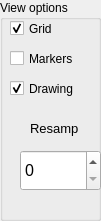
      <widget class="QGroupBox" name="channelgroupBox_2">
       <property name="geometry">
        <rect>
         <x>290</x>
         <y>410</y>
         <width>101</width>
         <height>221</height>
        </rect>
       </property>
       <property name="font">
        <font>
         <family>Arial</family>
        </font>
       </property>
       <property name="title">
        <string>View options</string>
       </property>
       <widget class="QCheckBox" name="gridCheck">
        <property name="geometry">
         <rect>
          <x>10</x>
          <y>20</y>
          <width>70</width>
          <height>17</height>
         </rect>
        </property>
        <property name="font">
         <font>
          <family>Arial</family>
         </font>
        </property>
        <property name="text">
         <string>Grid</string>
        </property>
        <property name="checked">
         <bool>true</bool>
        </property>
       </widget>
       <widget class="QCheckBox" name="markerCheck">
        <property name="geometry">
         <rect>
          <x>10</x>
          <y>50</y>
          <width>70</width>
          <height>17</height>
         </rect>
        </property>
        <property name="font">
         <font>
          <family>Arial</family>
         </font>
        </property>
        <property name="text">
         <string>Markers</string>
        </property>
       </widget>
       <widget class="QSpinBox" name="resampBox">
        <property name="geometry">
         <rect>
          <x>20</x>
          <y>150</y>
          <width>81</width>
          <height>41</height>
         </rect>
        </property>
        <property name="font">
         <font>
          <family>Arial</family>
          <pointsize>12</pointsize>
         </font>
        </property>
       </widget>
       <widget class="QLabel" name="label_7">
        <property name="geometry">
         <rect>
          <x>30</x>
          <y>120</y>
          <width>61</width>
          <height>16</height>
         </rect>
        </property>
        <property name="font">
         <font>
          <family>Arial</family>
          <pointsize>10</pointsize>
         </font>
        </property>
        <property name="text">
         <string>Resamp</string>
        </property>
       </widget>
       <widget class="QCheckBox" name="drawingCheck">
        <property name="geometry">
         <rect>
          <x>10</x>
          <y>80</y>
          <width>70</width>
          <height>17</height>
         </rect>
        </property>
        <property name="sizePolicy">
         <sizepolicy hsizetype="Minimum" vsizetype="Fixed">
          <horstretch>0</horstretch>
          <verstretch>0</verstretch>
         </sizepolicy>
        </property>
        <property name="font">
         <font>
          <family>Arial</family>
         </font>
        </property>
        <property name="text">
         <string>Drawing</string>
        </property>
        <property name="checked">
         <bool>true</bool>
        </property>
       </widget>
      </widget>
